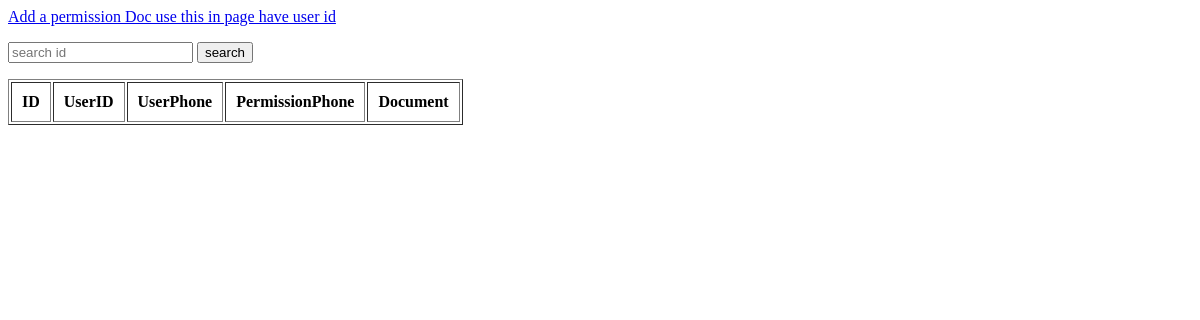
Page /htm/viewdoc.php on the earlier database version.
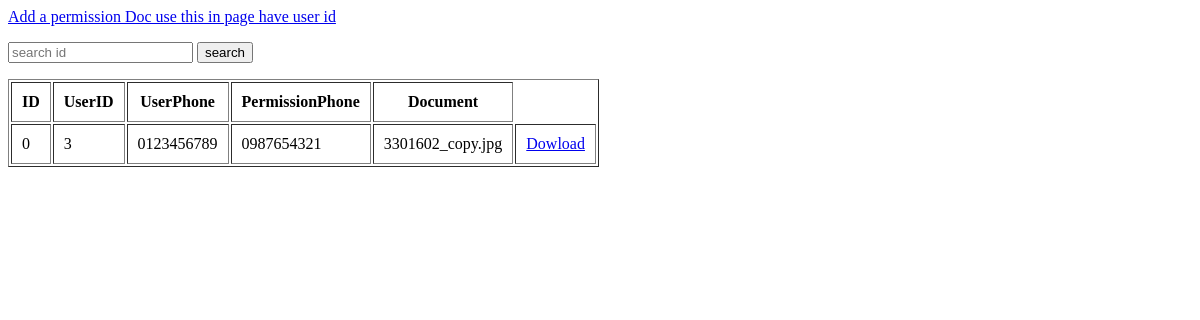
Same page on the later database version.
### tables this page shows
CREATE TABLE `permission` (
  `id` int(10) NOT NULL,
  `user_id` int(10) NOT NULL,
  `user_phone` varchar(50) NOT NULL,
  `permission_phone` varchar(50) NOT NULL,
  `permission_doc` varchar(256) NOT NULL
);

### htm/viewdoc.php (the view, shortened to what this page needs)
<html>
<head>
</head>
<body>
<p><a href="docForm.php">Add a permission Doc use this in page have user id</a></p>
<form action="view.php" method="get">
<input list="namesugg" name="search" placeholder="search id" ">
<input type="submit" value="search">
</form>
<?php
$conn=mysqli_connect("localhost", "root", "","volunteerhub");
$conn->query("SET NAMES UTF8");
if (isset($_GET["search"])) {
 $id = $_GET["search"];
 $sql="SELECT * FROM permission WHERE title LIKE '$id'";
} else {
 $sql2="SELECT * FROM permission";
}
$rs2=$conn->query($sql2);
echo "<table border='1' cellpadding='10' width=20% >";
echo "<tr>
<th>ID</th>
<th>UserID</th>
<th>UserPhone</th>
<th>PermissionPhone</th>
<th>Document</th>
 </tr>";
while($row = $rs2->fetch_assoc()) {
$id = $row['id'];
echo "<tr>";
echo '<td>' . $id . '</td>';
echo '<td>' . $row['user_id'] . '</td>';
echo '<td>' . $row['user_phone'] . '</td>';
echo '<td>' . $row['permission_phone'] . '</td>';
echo '<td>' . $row['permission_doc']. '</td>';
echo '<td><a href="download.php?nama='.$row['permission_doc'].'" >Dowload</a></td>';
echo "</tr>";
}
echo "</table>";
?>
</body>
</html>

Differences in the rows shown:
added permission: id "0", user "3", user_phone "0123456789", permission_phone "0987654321", permission_doc "3301602_copy.jpg"
